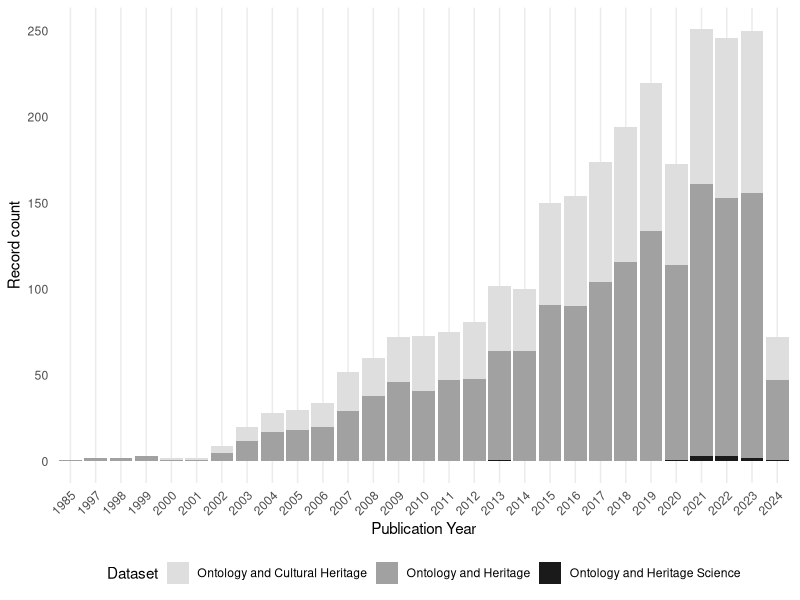

Reproduce this figure in R.
library(ggplot2)

# Read the datasets from text files
dataset1 <- read.table("Scopus-titleAbstractKeyword-ontologANDCH-Analyze-Year.csv", header = TRUE, sep = ",")
dataset2 <- read.table("Scopus-titleAbstractKeyword-ontologANDheritage-Analyze-Year.csv", header = TRUE, sep = ",")
dataset3 <- read.table("Scopus-titleAbstractKeyword-ontologANDHS-Analyze-Year.csv", header = TRUE, sep = ",")

# Add a new column for dataset name
dataset1$Dataset <- "Ontology and Cultural Heritage"
dataset2$Dataset <- "Ontology and Heritage"
dataset3$Dataset <- "Ontology and Heritage Science"

# Combine the datasets
combined_data <- rbind(dataset1, dataset2, dataset3)

# Create bar chart
ggplot(combined_data, aes(x = factor(YEAR), y = count, fill = Dataset)) +
  geom_bar(stat = "identity", position = "stack") +
  labs(x = "Publication Year", y = "Record count") +
  theme_minimal() +
  theme(axis.text.x = element_text(angle = 45, hjust = 1), legend.position = "bottom",
        panel.grid.major.y = element_blank(), panel.grid.minor.y = element_blank()) +
  scale_fill_manual(values = c("Ontology and Cultural Heritage" = "gray87", "Ontology and Heritage" = "gray63", "Ontology and Heritage Science" = "gray10"))
